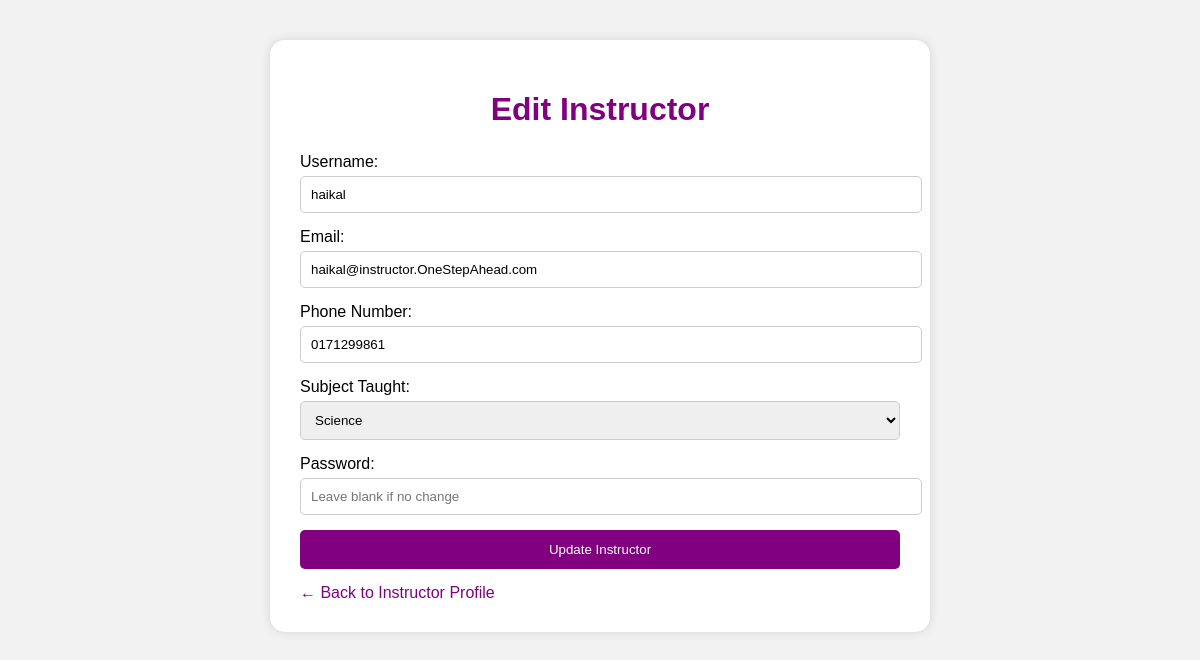
The page /edit_instructor.php?id=I001 on the database its author committed.
### tables this page shows
CREATE TABLE `users` (
  `user_id` int(11) NOT NULL,
  `user_code` varchar(10) DEFAULT NULL,
  `username` varchar(100) DEFAULT NULL,
  `email` varchar(100) DEFAULT NULL,
  `phone` varchar(20) DEFAULT NULL,
  `role` varchar(20) DEFAULT NULL,
  `standard` varchar(50) DEFAULT NULL,
  `password` varchar(255) DEFAULT NULL,
  `avatar` varchar(100) DEFAULT 'avatar.jpg',
  `created_at` timestamp NOT NULL DEFAULT current_timestamp(),
  `subject_taught` varchar(50) DEFAULT NULL
);

### edit_instructor.php (the view, shortened to what this page needs)
<?php
include "db.php";
$code = $_GET['id'];
$sql =
"SELECT *
FROM users
WHERE user_code='$code'";
$result = $conn->query($sql);
$row = $result->fetch_assoc();
?>
<!DOCTYPE html>
<html>
<head>
</head>
<body>
<div class="container">
<h1>Edit Instructor</h1>
<form method="POST">
Username:
<input
type="text"
name="username"
value="<?php echo $row['username']; ?>"
required>
Email:
<input
type="email"
name="email"
value="<?php echo $row['email']; ?>"
required>
Phone Number:
<input
type="text"
name="phone"
value="<?php echo $row['phone']; ?>"
required>
Subject Taught:
<select name="subject_taught" required>
    <option value="Science"
    <?php if($row['subject_taught'] == "Science"){ echo "selected"; } ?>>
        Science
    </option>
</select>
Password:
<input
type="password"
name="password"
placeholder="Leave blank if no change">
<button
type="submit"
name="update">
Update Instructor
</button>
</form>
<a
href="i_profile.php"
class="backBtn">
← Back to Instructor Profile
</a>
</div>
</body>
</html>

### edit_instructor.php (style rules this page uses)
body { font-family: Arial; background-color: #f2f2f2; }
.container { width: 600px; margin: auto; margin-top: 40px; background: white; padding: 30px; border-radius: 15px; box-shadow: 0px 0px 10px lightgray; }
h1 { color: purple; text-align: center; margin-bottom: 25px; }
input, select { width: 100%; padding: 10px; margin-top: 5px; margin-bottom: 15px; border: 1px solid #ccc; border-radius: 5px; }
button { width: 100%; padding: 12px; background: purple; color: white; border: none; border-radius: 5px; cursor: pointer; }
.backBtn { display: inline-block; margin-top: 15px; text-decoration: none; color: purple; }

### rows shown on the page
users: username "haikal", email "haikal@instructor.OneStepAhead.com", phone "0171299861", subject_taught "Science"
